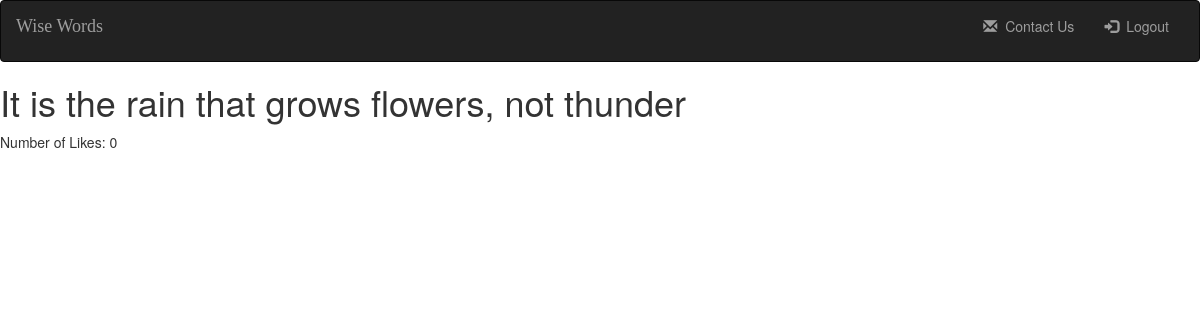
Screenshot of /wiseWords/3 with the database file from the repository.
### wise_words_app/models.py (models this page shows)
class Post(models.Model): # This will be a one to many relationship between User and Post
    wiseWords = models.TextField(max_length=15)
    uploader = models.ForeignKey(User, related_name="post_uploader", on_delete = models.CASCADE ) # Here I am, making the one to many relationship to User class, related name is how I want the user to access the post
    likes = models.ManyToManyField(User, related_name="posts_liked") # If there is a many to many relationship here then put it in the second class after the one its connected to
    created_at = models.DateTimeField(auto_now_add=True)
    updated_at = models.DateTimeField(auto_now=True)
    objects = PostManager() #must connect the validatons to our user models

### wise_words_app/views.py (the view)
# urls.py: path('wiseWords/<int:postId>', views.showPost)
def showPost(request, postId):
    context = {
        'oneMansWiseWords' : Post.objects.get(id=postId) # Now we can use oneMansWiseWords on the html form
    }
    return render(request, "showpost.html", context) # Need to thrust our data forth, thats why we add context

### wise_words_app/templates/showpost.html (shortened to what this page needs)
<!DOCTYPE html>
<html lang="en">
<head>
    {% load static %}
    <link rel="stylesheet" href="{% static 'style/style.css' %}">
    <link rel="stylesheet" href="https://maxcdn.bootstrapcdn.com/bootstrap/3.3.6/css/bootstrap.min.css">
</head>
<body>
    <div>
        <nav class="navbar navbar-inverse">
            <div class=container-fluid>
                <a class="navbar-brand" href="">Wise Words</a>
                <div class="collapse navbar-collapse" id="topNavBar">
                    <ul class="nav navbar-nav navbar-right">
                        <li class="">
                            <a href="#">
                                <span class="glyphicon glyphicon-envelope" aria-hidden="true"></span>&nbsp; Contact Us
                            </a>
                        </li>
                        <li class="">
                            <a href="/logout">
                                <span class="glyphicon glyphicon-log-in" aria-hidden="true"></span>&nbsp; Logout
                            </a>
                        </li>
                    </ul>
                </div>
            </div>
        </nav>
    </div>
    <h1>{{oneMansWiseWords.wiseWords}}</h1>
    <p>Number of Likes: {{oneMansWiseWords.likes.all.count}}</p>
</body>
</html>

### wise_words_app/static/style/style.css (style rules this page uses)
li { margin-bottom: 10px; }
.navbar { border-radius: 0; }
.navbar-brand { font-family: 'Satisfy', cursive; }

### rows the page displays
Post: wiseWords "It is the rain that grows flowers, not thunder", likes.all.count "0"
